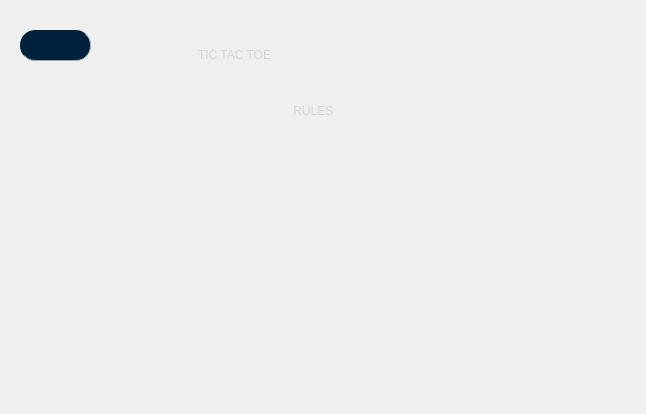
<?xml version="1.0" encoding="UTF-8"?>
<ui version="4.0">
 <class>window_rules</class>
 <widget class="QDialog" name="window_rules">
  <property name="geometry">
   <rect>
    <x>0</x>
    <y>0</y>
    <width>646</width>
    <height>414</height>
   </rect>
  </property>
  <property name="windowTitle">
   <string>Dialog</string>
  </property>
  <property name="styleSheet">
   <string notr="true"/>
  </property>
  <widget class="QLabel" name="label">
   <property name="geometry">
    <rect>
     <x>60</x>
     <y>140</y>
     <width>561</width>
     <height>161</height>
    </rect>
   </property>
   <property name="styleSheet">
    <string notr="true">font: 9pt &quot;Fixedsys&quot;;
color: rgb(211, 211, 211);
</string>
   </property>
   <property name="text">
    <string/>
   </property>
  </widget>
  <widget class="QPushButton" name="Backbutton">
   <property name="geometry">
    <rect>
     <x>20</x>
     <y>30</y>
     <width>71</width>
     <height>31</height>
    </rect>
   </property>
   <property name="styleSheet">
    <string notr="true">

QPushButton{
       border-radius: 15px;
		border-right: 1px solid #aaaaaa;
		border-bottom: 1px solid #aaaaaa;
		image: url(:/Img/back.png);

}

QPushButton:enabled {
		
		
		background-color: rgb(0, 33, 61);
		color: rgb(170, 0, 0);
		color: white;
}

QPushButton:pressed {
		
		background-color: white;
		image: url(:/Img/back.png);
		color: #ffffff;
}


QPushButton:hover:!pressed {
		background-color: #696c9d;

		color: #0c2f70;
}

QPushButton:disabled {
		background-color: #ffffff;

		color: #ffffff;
}


</string>
   </property>
   <property name="text">
    <string/>
   </property>
  </widget>
  <widget class="QLabel" name="label_2">
   <property name="geometry">
    <rect>
     <x>290</x>
     <y>90</y>
     <width>71</width>
     <height>41</height>
    </rect>
   </property>
   <property name="styleSheet">
    <string notr="true">font: 36pt &quot;Fixedsys&quot;;
color: rgb(211, 211, 211);

</string>
   </property>
   <property name="text">
    <string> RULES</string>
   </property>
  </widget>
  <widget class="QLabel" name="label_3">
   <property name="geometry">
    <rect>
     <x>0</x>
     <y>-1</y>
     <width>651</width>
     <height>421</height>
    </rect>
   </property>
   <property name="styleSheet">
    <string notr="true">border-image: url(:/Img/Space..jpg);</string>
   </property>
   <property name="text">
    <string/>
   </property>
  </widget>
  <widget class="QLabel" name="label1">
   <property name="geometry">
    <rect>
     <x>198</x>
     <y>24</y>
     <width>301</width>
     <height>61</height>
    </rect>
   </property>
   <property name="styleSheet">
    <string notr="true">font: 36pt &quot;Siemens AD Sans&quot;;
color: rgb(211, 211, 211);</string>
   </property>
   <property name="text">
    <string>TIC TAC TOE</string>
   </property>
  </widget>
  <zorder>label_3</zorder>
  <zorder>label</zorder>
  <zorder>Backbutton</zorder>
  <zorder>label_2</zorder>
  <zorder>label1</zorder>
 </widget>
 <resources/>
 <connections/>
</ui>
